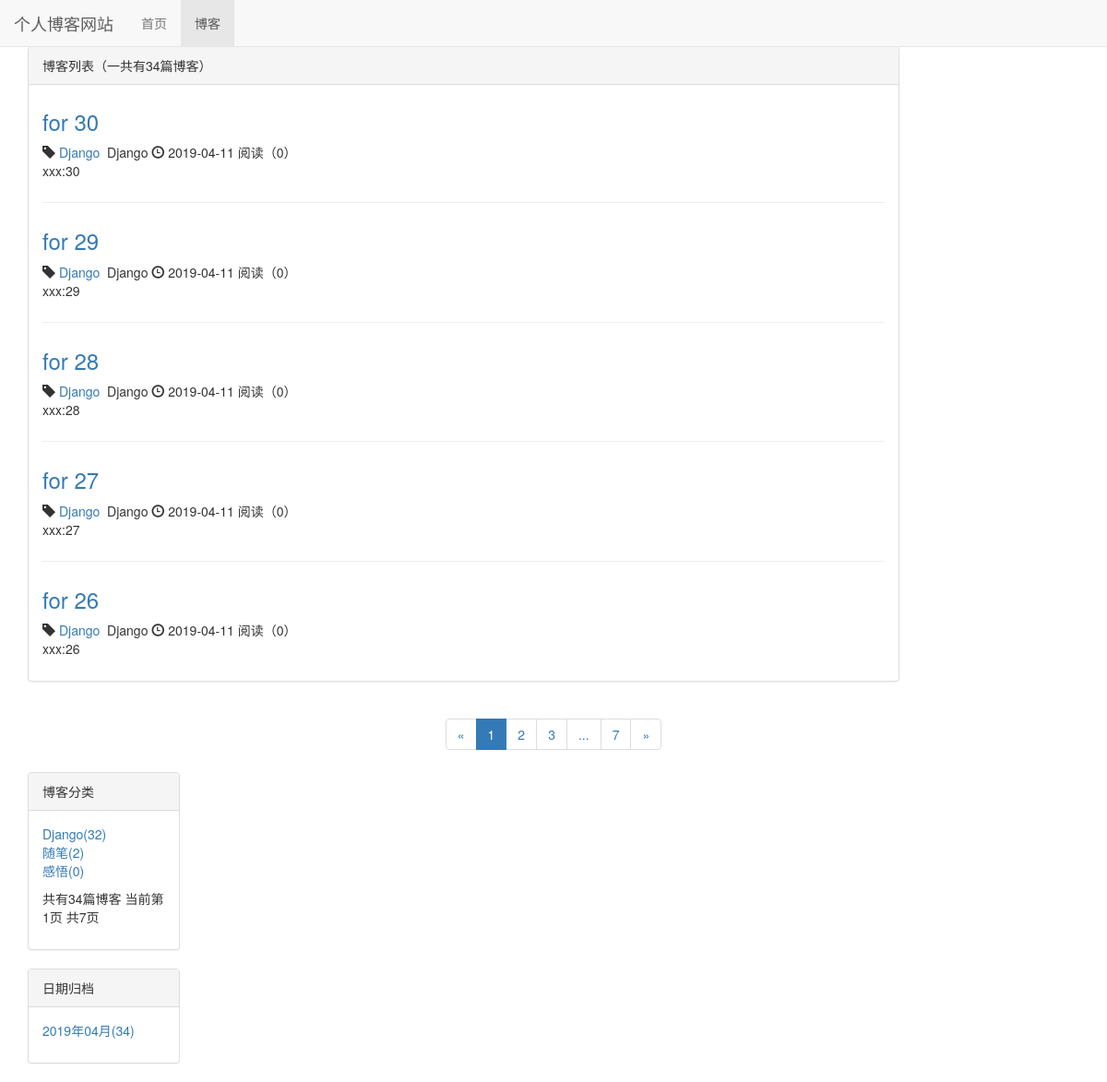
Screenshot of /blog/ with the database file from the repository.
### blog/models.py (models this page shows, shortened)
class Blog(models.Model, ReadNumExpandMethod):
    title = models.CharField(max_length=50)
    blog_type = models.ForeignKey(BlogType, on_delete=models.DO_NOTHING)
    content = RichTextUploadingField()
    author = models.ForeignKey(User, on_delete=models.DO_NOTHING)
    read_details = GenericRelation(ReadDetail)
    created_time = models.DateTimeField(auto_now_add=True)
    last_updated_time = models.DateTimeField(auto_now=True)
    class Meta:
        ordering = ['-created_time']

class BlogType(models.Model):
    type_name = models.CharField(max_length=15)
    def __str__(self):
        return self.type_name

### blog/views.py (the view)
# urls.py: path('', views.blog_list, name="blog_list"),
def blog_list(request):
    context = get_blogs_list_commone_date(request, blog_list)
    return render_to_response('blog/blog_list.html', context)

### read_statist/models.py (called while the page is built)
        def get_read_num(self):
            try:
                ct = ContentType.objects.get_for_model(self)
                readnum = ReadNum.objects.get(content_type=ct, object_id=self.pk)
                return  readnum.read_num
            except exceptions.ObjectDoesNotExist:
                return 0

### blog/templates/blog/blog_list.html (shortened to what this page needs)
{% extends 'base.html' %}
{% block nav_blog_active %}active{% endblock %}
{% load staticfiles %}
{% block header_extends%}
    <link rel="stylesheet" href="{% static 'blog/blog.css' %}">
{% endblock %}
{% block content %}
    <div class="container">
        <div class="row">
            <div class="col-xs-12 col-sm-8 col-md-9 col-lg-10">
                <div class="panel panel-default">
                  <div class="panel-heading">
                      {% block blog_list_title %}博客列表（一共有{{ page_of_blogs.paginator.count }}篇博客）{% endblock %}
                  </div>
                  <div class="panel-body">
                      {% for blog in blogs%}
                          <div class="blog">
                                <h3><a href="{% url 'blog_detail' blog.pk %}">{{ blog.title }}</a></h3>
                                <p class="blog-info">
                                     <span class="glyphicon glyphicon-tag" aria-hidden="true"></span>
                                        <a href="{% url 'blogs_with_type' blog.blog_type.pk %}">{{ blog.blog_type }}&nbsp;
                                         </a> {{ blog.blog_type }}
                                     <span class="glyphicon glyphicon-time" aria-hidden="true"></span>
                                            {{ blog.created_time|date:"Y-m-d" }}
                                                阅读（{{ blog.get_read_num }}）
                                </p>
                                 <p>{{ blog.content|striptags|truncatechars:120 }}</p>
                          </div>
                      {% empty %}
                          <div class="blog">
                              <p>-------暂无博客，尽请期待----</p>
                          </div>
                      {% endfor %}
                  </div>
                </div>
            </div>
            <div class="paginator">
                  <ul class="pagination">
                    <li>
                        {% if page_of_blogs.has_previous %}
                              <a href="?page={{ page_of_blogs.previous_page_number }}" aria-label="Previous">
                                <span aria-hidden="true">&laquo;</span>
                              </a>
                        {% else %}
                              <span aria-hidden="true">&laquo;</span>
                        {% endif %}
                    </li>
                    {% for page_num in page_range %}
                        {% if page_num == page_of_blogs.number %}
                                <li class="active">
                                    <span>{{ page_num}}</span>
                                </li>
                        {% else %}
                            {% if page_num == '...' %}
                            <li>
                                <a href="#">{{ page_num }}</a>
                            </li>
                                {% else %}
                            <li>
                                <a href="?page={{ page_num }}">{{ page_num }}</a>
                            </li>
                                {% endif %}
                        {% endif %}
                    {% endfor %}
                    <li>
                        {% if page_of_blogs.has_next %}
                              <a href="?page={{ page_of_blogs.next_page_number }}" aria-label="Next">
                                <span aria-hidden="true">&raquo;</span>
                              </a>
                        {% else %}
                              <span aria-hidden="true">&raquo;</span>
                        {% endif %}
                    </li>
                  </ul>
            </div>
            <div class="hidden-xs col-sm-4 col-md-3 col-lg-2">
                <div class="panel panel-default">
                    <div class="panel-heading">博客分类</div>
                        <div class="panel-body">
                               <ul class="blog-types">
                                 {% for blog_type in blog_types %}
                                   <li><a href="{% url 'blogs_with_type' blog_type.pk %}">
                                        {{ blog_type.type_name }}({{ blog_type.blog_count }})
                                         </a>
                                    </li>
                                 {% empty %}
                                    <li>暂无分类</li>
                                 {% endfor %}
                               </ul>
                                <p>
                                    共有{{ page_of_blogs.paginator.count }}篇博客
                                    当前第{{ page_of_blogs.number }}页
                                    共{{ page_of_blogs.paginator.num_pages }}页
                                </p>
                        </div>
                </div>
                <div class="panel panel-default">
                    <div class="panel-heading">日期归档</div>
                    <div class="panel-body">
                        <ul>
                            {% for blog_date, blog_count in blog_dates.items %}
                                <li>
                                    <a href="{% url 'blogs_with_date' blog_date.year blog_date.month  %}">
                                        {{ blog_date|date:"Y年m月" }}({{ blog_count }})
                                    </a>
                                </li>
                            {% endfor %}
                        </ul>
                    </div>
                </div>
            </div>
        </div>
    </div>
{% endblock %}

### templates/base.html (shortened to what this page needs)
{% load staticfiles %}
<!DOCTYPE html>
<html lang="zh-CN">
<head>
    <link rel="stylesheet" href="{% static 'base.css' %}">
    <link rel="stylesheet" href="{% static 'bootstrap-3.3.7/css/bootstrap.min.css' %}">
    {% block header_extends%}{% endblock %}
</head>
<body>
    <div class="navbar navbar-default navbar-fixed-top" role="navigation">
        <div class="container-fluid">
            <div class="navbar-header">
                  <a class="navbar-brand" href="{% url 'home' %}">
                    个人博客网站
                  </a>
            </div>
            <div id="navbar-collapse" class="collapse navbar-collapse" >
                <ul class="nav navbar-nav">
                <li class="{% block nav_home_active %}{% endblock %}">
                    <a href="{% url 'home' %}">首页</a> </li>
                <li class="{% block nav_blog_active %}{% endblock %}">
                    <a href="{% url 'blog_list' %}">博客</a> </li>
            </ul>
            </div>
        </div>
    </div>
    {% block content %}{% endblock %}
</body>
</html>

### static/base.css (style rules this page uses)
* { margin: 0; padding: 0; }
div.row { margin-top: 50px; }
ul { list-style-type: none; }

### blog/static/blog/blog.css (style rules this page uses)
ul.blog-types { list-style-type: none; }
div.blog:not(:last-child) { margin-bottom: 2em; padding-bottom: 1em; border-bottom: 1px solid #eee; }
div.blog h3 { margin-top: 0.5em; }
div.blog p.blog-info { margin-bottom: 0em; }
div.paginator { text-align: center; }

### blog/templates/blog/blog_list.html (style rules this page uses)
div.row { margin-top:50px; }

### rows the page displays
Blog: title "for 30", blog_type "Django", created_time "2019-04-11", get_read_num "0", content "xxx:30"
Blog: title "for 29", blog_type "Django", created_time "2019-04-11", get_read_num "0", content "xxx:29"
Blog: title "for 28", blog_type "Django", created_time "2019-04-11", get_read_num "0", content "xxx:28"
Blog: title "for 27", blog_type "Django", created_time "2019-04-11", get_read_num "0", content "xxx:27"
Blog: title "for 26", blog_type "Django", created_time "2019-04-11", get_read_num "0", content "xxx:26"
BlogType: type_name "Django", blog_count "32"
BlogType: type_name "随笔", blog_count "2"
BlogType: type_name "感悟", blog_count "0"

### other values shown
{{ page_of_blogs.paginator.count }} "34"
{{ page_num }} "1"
{{ page_num }} "2" "3" "7"
{{ page_num }} "..."
{{ page_of_blogs.number }} "1"
{{ page_of_blogs.paginator.num_pages }} "7"
{{ blog_date|date:"Y年m月" }} "2019年04月"
{{ blog_count }} "34"
